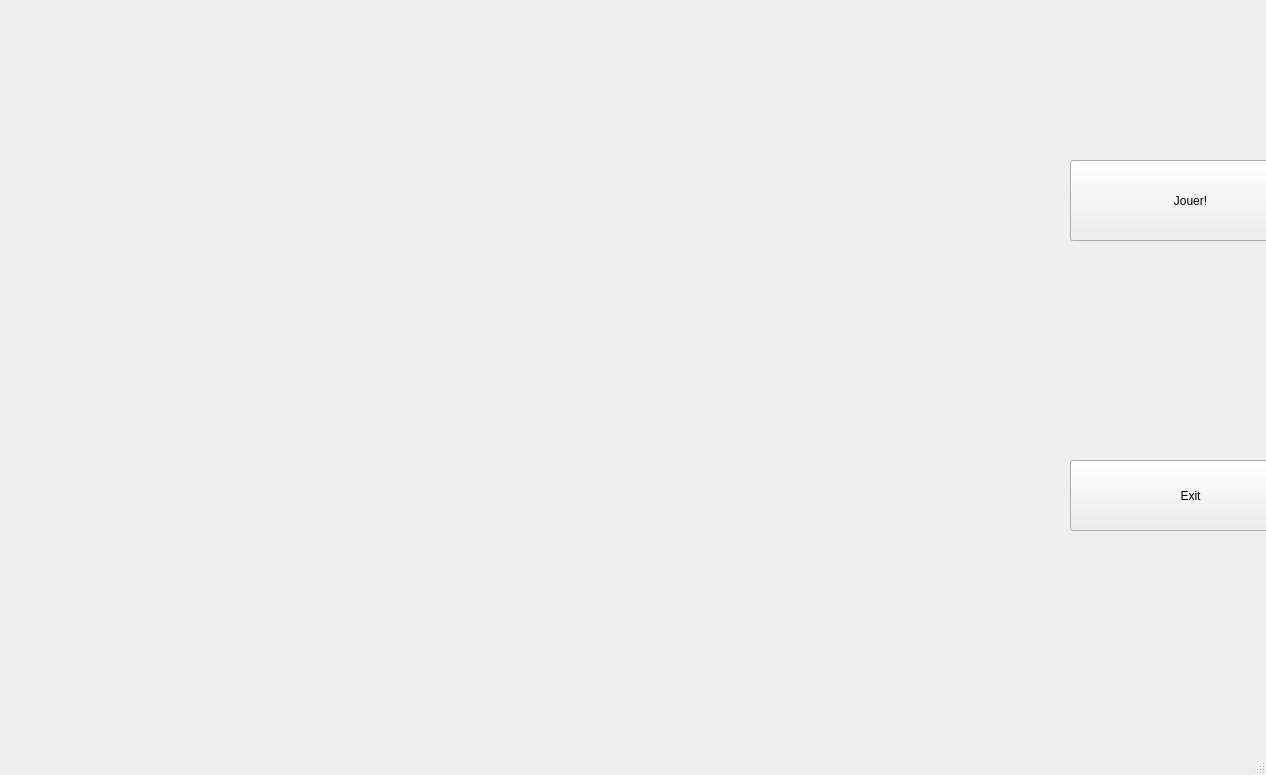
<?xml version="1.0" encoding="UTF-8"?>
<ui version="4.0">
 <class>MainWindow</class>
 <widget class="QMainWindow" name="MainWindow">
  <property name="geometry">
   <rect>
    <x>0</x>
    <y>0</y>
    <width>1266</width>
    <height>775</height>
   </rect>
  </property>
  <property name="windowTitle">
   <string>MainWindow</string>
  </property>
  <widget class="QWidget" name="centralwidget">
   <widget class="QPushButton" name="pushButton_2">
    <property name="geometry">
     <rect>
      <x>1070</x>
      <y>160</y>
      <width>241</width>
      <height>81</height>
     </rect>
    </property>
    <property name="text">
     <string>Jouer!</string>
    </property>
   </widget>
   <widget class="QPushButton" name="pushButton_3">
    <property name="geometry">
     <rect>
      <x>1070</x>
      <y>460</y>
      <width>241</width>
      <height>71</height>
     </rect>
    </property>
    <property name="text">
     <string>Exit</string>
    </property>
   </widget>
  </widget>
  <widget class="QStatusBar" name="statusbar"/>
 </widget>
 <resources/>
 <connections/>
</ui>
